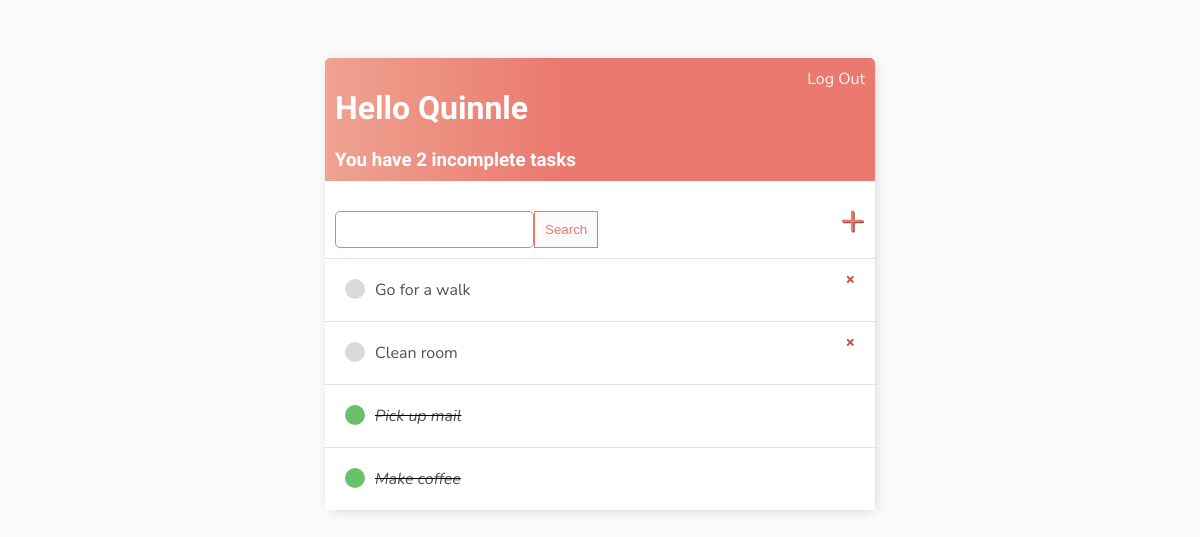
The app's page / (signed in), older data.
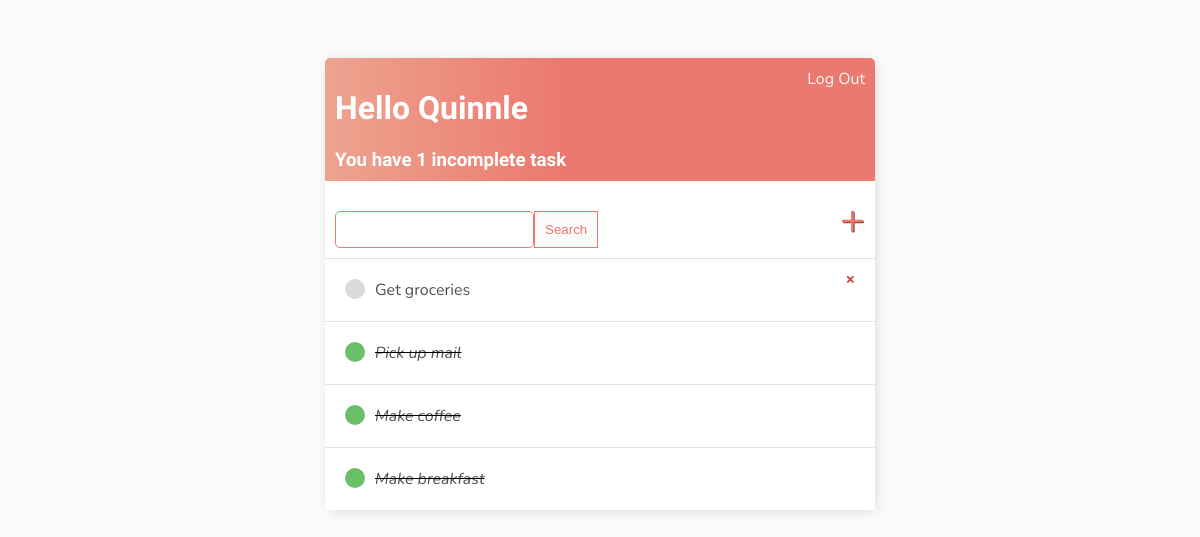
The same page, newer data.
### base/models.py (models this page shows)
class Task(models.Model):
    user = models.ForeignKey(User, on_delete=models.CASCADE, null=True, blank=True)
    title = models.CharField(max_length=250)
    description = models.TextField(null=True, blank=True)
    complete = models.BooleanField(default=False)
    create = models.DateTimeField(auto_now_add=True)
    def __str__(self):
        return self.title
    class Meta:
        ordering = ['complete']

### base/views.py (the view)
class TaskList(LoginRequiredMixin, ListView):
    model = Task
    context_object_name = 'tasks'
    def get_context_data(self, **kwargs):
        context = super().get_context_data(**kwargs)
        context['tasks'] = context['tasks'].filter(user=self.request.user)
        context['count'] = context['tasks'].filter(complete=False).count()
        search_input = self.request.GET.get('search-area') or ''
        if search_input:
            context['tasks'] = context['tasks'].filter(title__startswith=search_input)
        context['search_input'] = search_input
        return context

### base/templates/base/task_list.html
{% extends 'base/main.html' %}
{% block content %}
<div class="header-bar">
    <div>
        <h1>Hello {{request.user|title}}</h1>
        <h3 style="margin:0">You have {{count}} incomplete task{{count|pluralize:"s"}}</h3>
    </div>
    {% if request.user.is_authenticated %}
    <a href="{% url 'logout' %}">Log Out</a>
    {% else %}
    <a href="{% url 'login' %}">Log In</a>
    {% endif %}
</div>
<div id="search-add-wrapper">
    <form method="GET" style="margin-top: 20px; display: flex;">
        <input type="text" name="search-area" value="{{search_input}}">
        <input class="button" type="submit" value="Search">
    </form>
    <a id="add-link" href="{% url 'task-create' %}">&#x2b;</a>
</div>
<div class="task-items-wrapper">
    {% for task in tasks %}
    <div class="task-wrapper">
        {% if task.complete %}
            <div class="task-title">
                <div class="task-complete-icon">
                </div>
                <i><s><a href="{% url 'task-update' task.id %}">{{task}}</a></s></i>
            </div>
        {% else %}
        <div class="task-title">
                <div class="task-incomplete-icon"></div>
                <a href="{% url 'task-update' task.id %}">{{task}}</a>
        </div>
        <a class="delete-link" href="{% url 'task-delete' task.id %}">&#215;</a>
        {% endif %}
    </div>
    {% empty %}
    <h3>No items in list</h3>
    {% endfor %}
</div>
{% endblock content %}

Row changes from the older to the newer data that the page shows:
removed Task: title "Go for a walk"
removed Task: title "Clean room"
added Task: title "Get groceries"
added Task: title "Make breakfast"
Text that changed along with them:
{{ count }}: "2" → "1"
